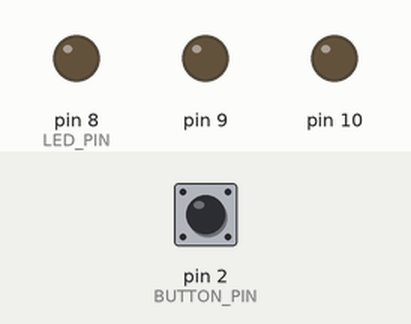
Bench run of a sketch on a simulated Arduino Uno, built with avr-gcc and run on an emulated ATmega328P. Parts: output pins drawn as LEDs (lit = HIGH). Dashed ring = blinking. The inputs (shaded band) are chosen by the test bench; at power-on: pin 2 (BUTTON_PIN) HIGH.

Above: at 1.2 s.
1.3 s: pin 2 (BUTTON_PIN) pulled LOW for 1 s
At 1.42 s:
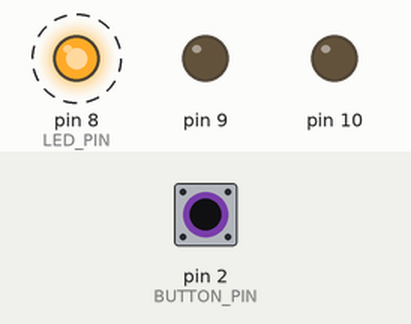
4.3 s: pin 2 (BUTTON_PIN) pulled LOW for 3.2 s
At 8.7 s:
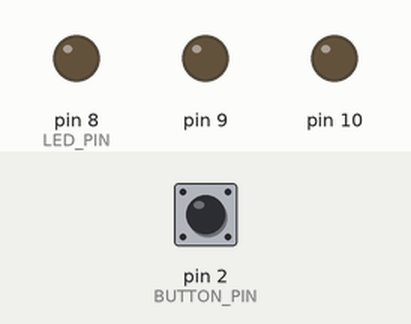
Timing chart, 0 to 10.2 s (numbered marks = the images above; inputs shaded):
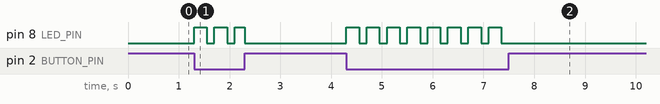

The sketch:

One_LED.ino
```cpp
/*
  One LED: blink only while the push button is held.
  A new press starts with the LED ON. Releasing turns it OFF immediately.

  Bare ATmega328P, DIP-28, Arduino Uno pin numbering, 16 MHz clock:
    Button: D2 (physical pin 4) to GND; internal pull-up is enabled.
    LED:    D8 (physical pin 14) -> 330 ohm resistor -> LED anode (+).
            LED cathode (-) -> GND.
  Timing: 250 ms ON, 150 ms OFF. No blocking delays.
*/

/*shriyak*/
// hello from Eric

const byte BUTTON_PIN = 2;
const byte LED_PIN = 8;
const unsigned long ON_MS = 250;
const unsigned long OFF_MS = 150;

bool wasHeld = false;
bool ledOn = false;
unsigned long phaseStarted = 0;

void setup() {
  pinMode(BUTTON_PIN, INPUT_PULLUP);
  pinMode(LED_PIN, OUTPUT);
  digitalWrite(LED_PIN, LOW);
  // Keep the other two LEDs off if the three-LED circuit is already wired.
  pinMode(9, OUTPUT);
  pinMode(10, OUTPUT);
  digitalWrite(9, LOW);
  digitalWrite(10, LOW);
}

void loop() {
  const bool held = (digitalRead(BUTTON_PIN) == LOW);
  const unsigned long now = millis();

  if (!held) {
    digitalWrite(LED_PIN, LOW);
    ledOn = false;
    wasHeld = false;
    return;
  }

  if (!wasHeld) {
    wasHeld = true;
    ledOn = true;
    phaseStarted = now;
    digitalWrite(LED_PIN, HIGH);
  }

  const unsigned long phaseDuration = ledOn ? ON_MS : OFF_MS;
  if (now - phaseStarted >= phaseDuration) {
    ledOn = !ledOn;
    phaseStarted = now;
    digitalWrite(LED_PIN, ledOn ? HIGH : LOW);
  }
}
```

Measured:
- after the input at 1.3 s, pin 8 (LED_PIN): alternates HIGH for 0.25 s and LOW for 0.15 s, 6 changes in all, then stays LOW, starting at once
- after the input at 4.3 s, pin 8 (LED_PIN): alternates HIGH for 0.25 s and LOW for 0.15 s, 16 changes in all, then stays LOW, starting at once
